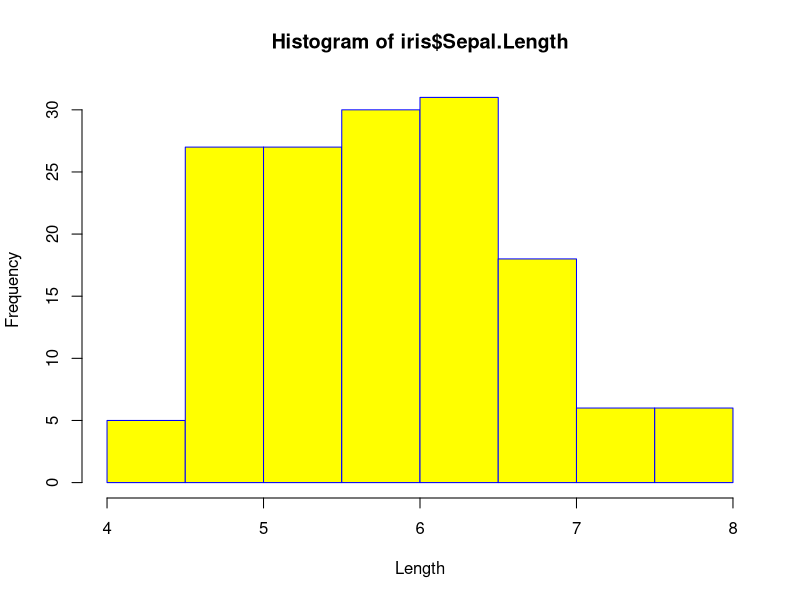
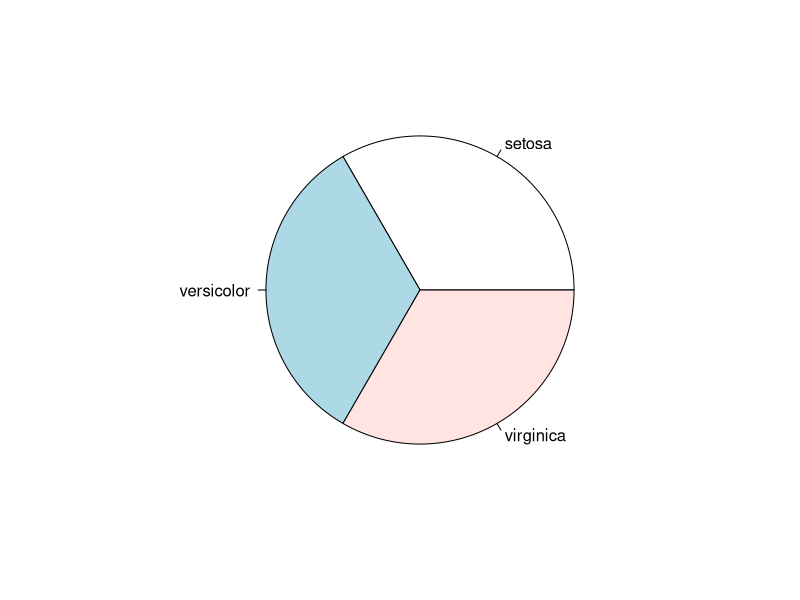

Recreate these plots in R, in order.
library(graphics)
data("iris")

png(file = "histogram.png")
hist(iris$Sepal.Length,xlab = "Length",col = "yellow",border = "blue")

print(iris$Sepal)
png(file="piechart.png")
pie(table(iris$Species))
